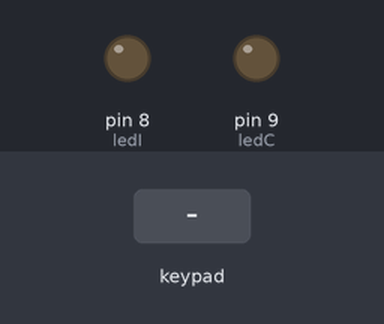
Simulated run of this sketch. Board: Arduino Uno, built with avr-gcc and run on an emulated ATmega328P. On the bench: output pins drawn as LEDs (lit = HIGH). Inputs (shaded band) come from the test bench. What the sketch prints to the serial monitor is not drawn.

Above: at 1.2 s.
1.3 s: keypad keys 4 3 1 2 pressed 0.4 s apart
At 3.1 s:
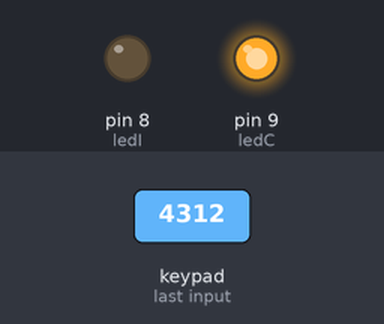
4.4 s: keypad keys 1 3 1 2 pressed 0.4 s apart
At 6.6 s:
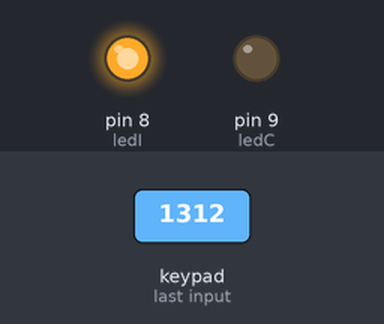
Timing chart, 0 to 8.1 s (numbered marks = the images above; inputs shaded):
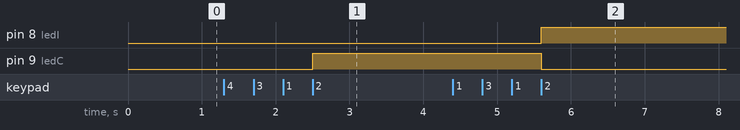

The sketch:

Programa_una_password.ino
```cpp
/** AxeDoor
 * Codigo para teclear una contraseña predefinida en programa
 * Microcontrolador: Arduino Uno
 * Escrito por: Útil Mente Geek
 * PaginaWeb: www.utilmentegeek.com
 * YouTube: https://www.youtube.com/channel/UCBqfcl_tue6Zsk4Hc3BErWg
 * Instagram: https://www.instagram.com/utilmentegeek/
 *
 * Recuerda que tambien pudes contribuir a la mejora de este codigo en GitHub
 * Y apoyar el desarrollo de estos proyectos así como resolver dudas sobre el codigo
 * en nuestras redes socilaes @Util Mente Geek.
 */
  #include <Keypad.h>

  const byte FILAS = 2;
  const byte COLUMNAS = 2;
  char keys[FILAS][COLUMNAS] = {
    {'1','2'},
    {'3','4'}
                               };

  byte pinesFilas[FILAS] = {13,12};
  byte pinesColumnas[COLUMNAS] = {11,10};

  Keypad teclado = Keypad(makeKeymap(keys), pinesFilas, pinesColumnas, FILAS, COLUMNAS);

  char TECLA;
  char CLAVE[5];
  char CLAVE_MAESTRA[5] = "4312";
  byte INDICE = 0;
  int ledC = 9;
  int ledI = 8;


  void setup() {
    Serial.begin(9600);
    pinMode(ledC, OUTPUT);
    pinMode(ledI, OUTPUT);
                }

  void loop() {

          TECLA = teclado.getKey();
      if (TECLA) {
        CLAVE[INDICE] = TECLA;
        INDICE++;
        Serial.print(TECLA);
             }

      if (INDICE == 4) {
      if (strcmp(CLAVE, CLAVE_MAESTRA) == 0) {
        Serial.println(" Correcta");
        digitalWrite(ledC, HIGH);
        digitalWrite(ledI, LOW);
                              }
      else {
      Serial.println(" Incorrecta");
      digitalWrite(ledC, LOW);
      digitalWrite(ledI, HIGH);

            }
       INDICE = 0;
           }
         }
```

Measured:
- after the input at 1.3 s, pin 9 (ledC): LOW → HIGH after 1.2 s
- after the input at 4.4 s, pin 8 (ledI): LOW → HIGH after 1.2 s; pin 9 (ledC): HIGH → LOW after 1.2 s
